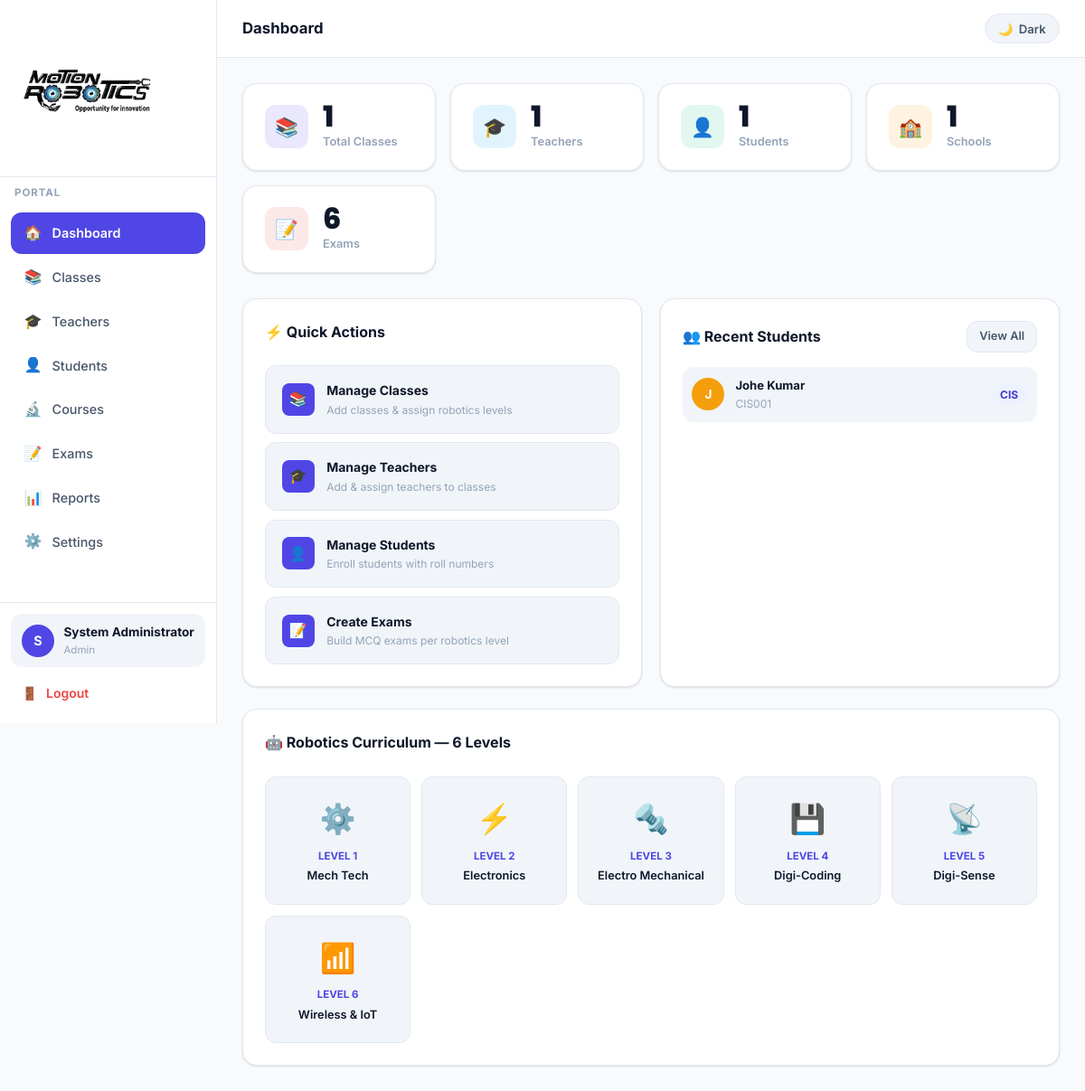
The page /admin (signed in) on the database its author committed.
### app.py (models this page shows, shortened)
class User(db.Model):
    id            = db.Column(db.Integer, primary_key=True)
    username      = db.Column(db.String(80), unique=True, nullable=False)
    email         = db.Column(db.String(120), unique=True, nullable=False)
    password_hash = db.Column(db.String(200), nullable=False)
    role          = db.Column(db.String(20), nullable=False)   # admin / teacher / student
    full_name     = db.Column(db.String(120))
    phone         = db.Column(db.String(20))
    school_name   = db.Column(db.String(120))
    roll_number   = db.Column(db.String(40))
    avatar_color  = db.Column(db.String(20), default='#4F46E5')
    is_active     = db.Column(db.Boolean, default=True)
    created_at    = db.Column(db.DateTime, default=datetime.utcnow)

### app.py (the view)
@app.route('/admin')
@role_required('admin')
def admin_dashboard():
    stats = dict(
        total_classes  = Class.query.count(),
        total_teachers = User.query.filter_by(role='teacher').count(),
        total_students = User.query.filter_by(role='student').count(),
        total_schools  = db.session.query(db.func.count(db.func.distinct(User.school_name))).filter(User.role=='student').scalar() or 0,
        total_exams    = Exam.query.count(),
    )
    recent_students = User.query.filter_by(role='student').order_by(User.created_at.desc()).limit(5).all()
    return render_template('admin/dashboard.html', **stats, recent_students=recent_students)

### app.py (called while the page is built)
@app.context_processor
def inject_enumerate():
    return dict(enumerate=enumerate)

def role_required(*roles):
    def dec(f):
        @wraps(f)
        def d(*a, **kw):
            if 'user_id' not in session: return redirect(url_for('login'))
            if session.get('role') not in roles:
                flash('Access denied.', 'error')
                return redirect(url_for('dashboard'))
            return f(*a, **kw)
        return d
    return dec

def get_current_user():
    if 'user_id' in session: return User.query.get(session['user_id'])
    return None

@app.context_processor
def inject_globals():
    return dict(current_user=get_current_user(), ROBOTICS_LEVELS=ROBOTICS_LEVELS)

### templates/admin/dashboard.html (shortened to what this page needs)
{% extends 'admin/base_admin.html' %}
{% block page_title %}Dashboard{% endblock %}
{% block content %}
<div class="stats-row">
  <div class="stat-card">
    <div class="stat-icon" style="background:rgba(79,70,229,.12);">📚</div>
    <div><div class="stat-number" data-count="{{ total_classes }}">{{ total_classes }}</div><div class="stat-label">Total Classes</div></div>
  </div>
  <div class="stat-card">
    <div class="stat-icon" style="background:rgba(14,165,233,.12);">🎓</div>
    <div><div class="stat-number" data-count="{{ total_teachers }}">{{ total_teachers }}</div><div class="stat-label">Teachers</div></div>
  </div>
  <div class="stat-card">
    <div class="stat-icon" style="background:rgba(16,185,129,.12);">👤</div>
    <div><div class="stat-number" data-count="{{ total_students }}">{{ total_students }}</div><div class="stat-label">Students</div></div>
  </div>
  <div class="stat-card">
    <div class="stat-icon" style="background:rgba(245,158,11,.12);">🏫</div>
    <div><div class="stat-number" data-count="{{ total_schools }}">{{ total_schools }}</div><div class="stat-label">Schools</div></div>
  </div>
  <div class="stat-card">
    <div class="stat-icon" style="background:rgba(239,68,68,.12);">📝</div>
    <div><div class="stat-number" data-count="{{ total_exams }}">{{ total_exams }}</div><div class="stat-label">Exams</div></div>
  </div>
</div>
<div class="grid-2">
  <div class="card">
    <div class="fw-700 mb-3" style="font-size:1rem;">⚡ Quick Actions</div>
    <div style="display:flex;flex-direction:column;gap:.6rem;">
      <a href="{{ url_for('admin_classes') }}" class="quick-action">
        <div class="qa-icon">📚</div><div><div class="qa-title">Manage Classes</div><div class="qa-sub">Add classes &amp; assign robotics levels</div></div>
      </a>
      <a href="{{ url_for('admin_teachers') }}" class="quick-action">
        <div class="qa-icon">🎓</div><div><div class="qa-title">Manage Teachers</div><div class="qa-sub">Add &amp; assign teachers to classes</div></div>
      </a>
      <a href="{{ url_for('admin_students') }}" class="quick-action">
        <div class="qa-icon">👤</div><div><div class="qa-title">Manage Students</div><div class="qa-sub">Enroll students with roll numbers</div></div>
      </a>
      <a href="{{ url_for('admin_exams') }}" class="quick-action">
        <div class="qa-icon">📝</div><div><div class="qa-title">Create Exams</div><div class="qa-sub">Build MCQ exams per robotics level</div></div>
      </a>
    </div>
  </div>
  <div class="card">
    <div class="flex-between mb-2">
      <div class="fw-700" style="font-size:1rem;">👥 Recent Students</div>
      <a href="{{ url_for('admin_students') }}" class="btn btn-ghost btn-sm">View All</a>
    </div>
    {% if recent_students %}
    <div style="display:flex;flex-direction:column;gap:.6rem;">
      {% for s in recent_students %}
      <div style="display:flex;align-items:center;gap:.75rem;padding:.65rem;background:var(--bg3);border-radius:var(--radius);">
        <div class="avatar" style="background:{{ s.avatar_color }};width:36px;height:36px;font-size:.85rem;">
          {{ (s.full_name or s.username)[0].upper() }}
        </div>
        <div style="flex:1;">
          <div class="fw-700 text-sm">{{ s.full_name or s.username }}</div>
          <div class="text-xs text-muted">{{ s.roll_number or s.email }}</div>
        </div>
        <span class="badge badge-primary">{{ s.school_name or '—' }}</span>
      </div>
      {% endfor %}
    </div>
    {% else %}
    <div class="empty-state" style="padding:2rem;">
      <span class="empty-icon">👤</span><div class="empty-desc">No students yet</div>
    </div>
    {% endif %}
  </div>
</div>
<div class="card mt-3">
  <div class="fw-700 mb-3" style="font-size:1rem;">🤖 Robotics Curriculum — 6 Levels</div>
  <div style="display:grid;grid-template-columns:repeat(auto-fit,minmax(160px,1fr));gap:.75rem;">
    {% set level_icons = ['⚙️','⚡','🔩','💾','📡','📶'] %}
    {% for lvl in ROBOTICS_LEVELS %}
    <div style="text-align:center;padding:1.25rem .75rem;background:var(--bg3);border-radius:var(--radius);border:1px solid var(--border);">
      <div style="font-size:2rem;margin-bottom:.4rem;">{{ level_icons[loop.index0] }}</div>
      <div style="font-size:.72rem;font-weight:700;color:var(--primary);text-transform:uppercase;">Level {{ loop.index }}</div>
      <div style="font-size:.8rem;font-weight:600;margin-top:.2rem;">{{ lvl.split(': ')[1] }}</div>
    </div>
    {% endfor %}
  </div>
</div>
{% endblock %}

### templates/base.html (shortened to what this page needs)
<!DOCTYPE html>
<html lang="en" data-theme="light">
<head>
  <link rel="stylesheet" href="{{ url_for('static', filename='css/main.css') }}">
</head>
<body>
<div class="app-layout">
  <aside class="sidebar" id="sidebar">
    <div class="sidebar-brand">
      <img src="{{ url_for('static', filename='logo.png') }}" alt="Motion Robotics" class="sidebar-logo">
    </div>
    {% if current_user %}
    <div class="sidebar-context">{{ current_user.school_name or 'Portal' }}</div>
    {% endif %}
    <nav class="sidebar-nav">
      {% block sidebar_nav %}{% endblock %}
    </nav>
    <div class="sidebar-footer">
      {% if current_user %}
      <div class="user-card">
        <div class="avatar" style="background:{{ current_user.avatar_color }}">
          {{ (current_user.full_name or current_user.username)[0].upper() }}
        </div>
        <div>
          <div class="user-name">{{ current_user.full_name or current_user.username }}</div>
          <div class="user-role">{{ current_user.role.title() }}</div>
        </div>
      </div>
      {% endif %}
      <a href="{{ url_for('logout') }}" class="logout-link">
        <span>🚪</span> Logout
      </a>
    </div>
  </aside>
  <div class="main-area">
    <header class="topbar">
      <h1 class="topbar-title">{% block page_title %}Dashboard{% endblock %}</h1>
      <div class="topbar-right">
        <button class="theme-btn" onclick="toggleTheme()">
          <span class="theme-icon">🌙</span>
          <span class="theme-label">Dark</span>
        </button>
      </div>
    </header>
    <main class="page-content">
      {% block content %}{% endblock %}
    </main>
  </div>
</div>
</body>
</html>

### rows shown on the page
User: school_name "PORTAL", full_name "S", full_name "System Administrator", role "Admin"
User: full_name "J", full_name "Johe Kumar", roll_number "CIS001", school_name "CIS"

### other values the page prints
{{ total_classes }} "1"
{{ total_teachers }} "1"
{{ total_students }} "1"
{{ total_schools }} "1"
{{ total_exams }} "6"
{{ level_icons[loop.index0] }} "⚙️" "⚡" "🔩" "💾" "📡" "📶"
{{ lvl.split(': ')[1] }} "Mech Tech" "Electronics" "Electro Mechanical" "Digi-Coding" "Digi-Sense" "Wireless & IoT"
